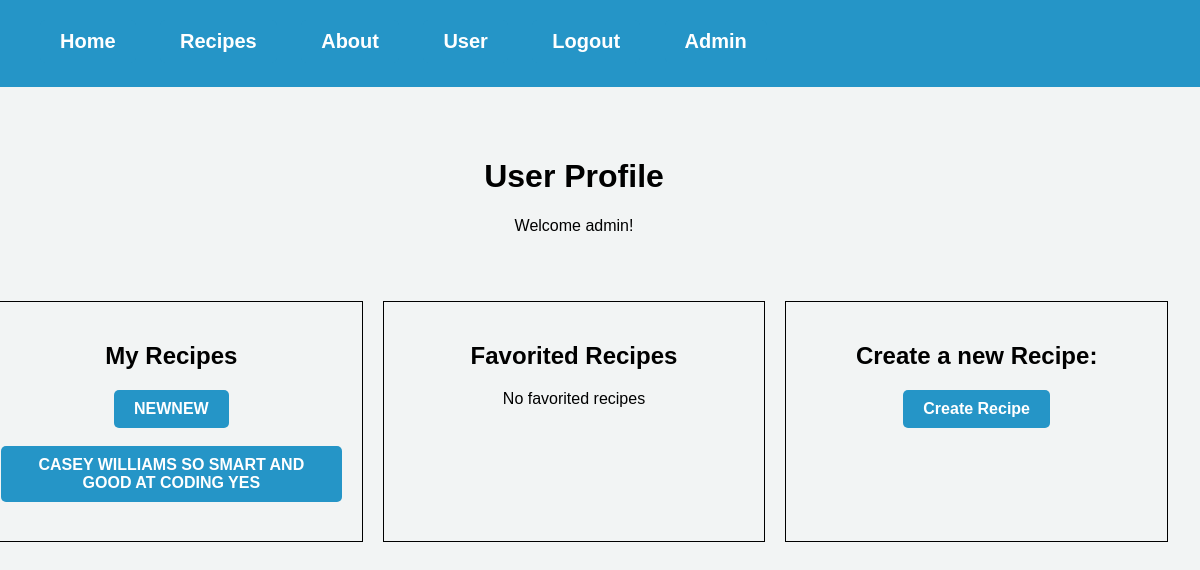
The page /user (signed in) on the database as committed earlier.
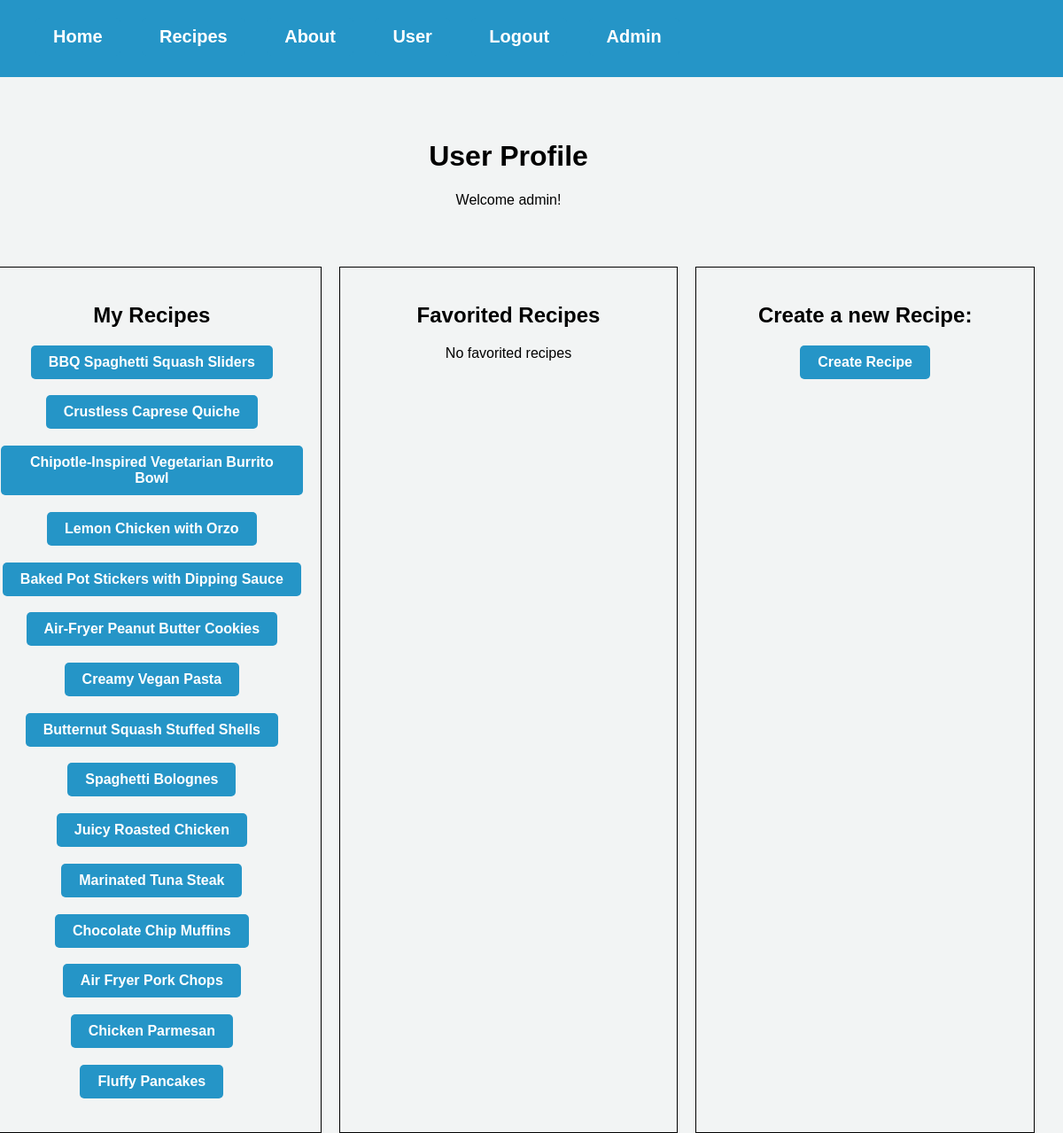
The same page on the database as committed later.
### website/models.py (models this page shows)
class User(db.Model, UserMixin):
    id = db.Column(db.Integer, primary_key=True)
    email = db.Column(db.String(150), unique=True)
    password = db.Column(db.String(150))
    first_name = db.Column(db.String(150))
    recipes = db.relationship('Recipe', backref='user', lazy=True)
    favorites = db.relationship('Recipe', secondary='favorites', backref=db.backref(
        'favorited_by', lazy='dynamic'))
    likes = db.relationship('Like', backref='user', lazy=True)

class Recipe(db.Model):
    id = db.Column(db.Integer, primary_key=True)
    user_id = db.Column(db.Integer, db.ForeignKey('user.id'), nullable=False)
    title = db.Column(db.String(128), nullable=False)
    description = db.Column(db.String(512), nullable=False)
    servings = db.Column(db.Integer, nullable=False)
    prep_time = db.Column(db.Integer, nullable=False)
    cook_time = db.Column(db.Integer, nullable=False)
    ingredients = db.relationship('Ingredient', backref='recipe', lazy=True, cascade='all, delete')
    instructions = db.relationship('Instruction', backref='recipe', lazy=True, cascade='all, delete')
    tags = db.relationship('Tags', backref='recipe', lazy=True, cascade='all, delete-orphan')
    comments = db.relationship('Comments', backref='recipe', lazy=True, cascade='all, delete-orphan')
    likes = db.Column(db.Integer, default=0)

### website/views.py (the view)
@views.route('/user', methods=['GET', 'POST'])
@login_required
def user():
    user = current_user
    user_recipes = Recipe.query.filter_by(user_id=user.id).all()
    return render_template("user.html", user=user, user_recipes=user_recipes)

### website/__init__.py (called while the page is built)
def create_app():
    app = Flask(__name__)
    app.config['SECRET_KEY'] = 'hjshjhdjah kjshkjdhjs'
    app.config['SQLALCHEMY_DATABASE_URI'] = f'sqlite:///{DB_NAME}'
    db.init_app(app)
    from .views import views
    from .auth import auth
    app.register_blueprint(views, url_prefix='/')
    app.register_blueprint(auth, url_prefix='/')
    from .models import User
    with app.app_context():
        db.create_all()
    login_manager = LoginManager()
    login_manager.login_view = 'auth.login'
    login_manager.init_app(app)
    @login_manager.user_loader
    def load_user(id):
        return User.query.get(int(id))
    return app

### website/templates/user.html (shortened to what this page needs)
{% extends "base.html" %}
{% block content %}
<link rel="stylesheet" type="text/css" href="{{ url_for('static', filename='user.css') }}">
<div class="user-content" align="center">
<div class="user-profile">
    <h1 text-align="center">User Profile</h1>
    <p align="center">Welcome {{ user.first_name }}!</p>
</div>
<div class="container">
    <div class="recipes">
        <h2>My Recipes</h2>
        {% for recipe in user_recipes %}
        <h3><a href="{{ url_for('views.recipe', recipe_id=recipe.id) }}">{{ recipe.title }}</a></h3>
        {% endfor %}
    </div>
    <div class="favorites">
        <h2>Favorited Recipes</h2>
        {% if user.favorites %}
        <ul>
            {% for recipe in user.favorites %}
            <li><a href="{{ url_for('views.recipe', recipe_id=recipe.id) }}">{{ recipe.title }}</a></li>
            {% endfor %}
        </ul>
        {% else %}
        <p>No favorited recipes</p>
        {% endif %}
    </div>
    <div class="create-recipe">
        <h2>Create a new Recipe:</h2>
        <a href="/createRecipe">Create Recipe</a>
    </div>
</div>
</div>
{% endblock %}

### website/templates/base.html (shortened to what this page needs)
<!DOCTYPE html>
<html>
<head>
</head>
<body>
  <nav class="topnav">
    <div class="topnav">
      {% if user.is_authenticated %}
      <a class="topnav" id="home" href="/">Home</a>
      <a class="topnav" id="recipes" href="/recipes">Recipes</a>
      <a class="topnav" id="about" href="/about">About</a>
      <a class="topnav" id="user" href="/user">User</a>
      <a class="topnav" id="logout" href="/logout">Logout</a>
      {% if user.is_authenticated and user.email == 'admin@platepal.com' %}
      <a class="topnav" id="admin" href="/admin">Admin</a>
      {% endif %}
      {% else %}
      <a class="topnav" id="home" href="/">Home</a>
      <a class="topnav" id="login" href="/login">Login</a>
      <a class="topnav" id="signUp" href="/sign-up">Sign Up</a>
      {% endif %}
    </div>
  </nav>
  <div class="container">{% block content %} {% endblock %}</div>
</body>
</html>

### website/static/user.css (style rules this page uses)
body { background-color: #F2F4F4; font-family: Arial, sans-serif; margin: 0; padding: 0; }
a { background-color: #2595C7; border-radius: 5px; color: white; display: inline-block; font-size: 16px; font-weight: bold; padding: 10px 20px; text-align: center; text-decoration: none; transition: background-color 0.3s ease-in-out; }
.topnav { background-color: #2595C7; overflow: hidden; padding: 10px 20px; }
.topnav a { color: #FFFFFF; font-size: 20px; text-decoration: none; margin-right: 20px; }
.container { display: grid; grid-template-columns: 1fr 1fr 1fr; grid-gap: 20px; margin-top: 50px; width: 99vw; justify-content: center; }
.recipes { grid-column: 1 / span 1; border: 1px solid black; padding: 20px; }
.favorites { grid-column: 2 / span 1; border: 1px solid black; padding: 20px; }
.create-recipe { grid-column: 3 / span 1; border: 1px solid black; padding: 20px; }
.user-content { display: flex; flex-direction: column; align-items: center; }

Rows that differ between the two databases and show on the page:
removed Recipe: title "NEWNEW"
removed Recipe: title "CASEY WILLIAMS SO SMART AND GOOD AT CODING YES"
added Recipe: title "BBQ Spaghetti Squash Sliders"
added Recipe: title "Crustless Caprese Quiche"
added Recipe: title "Chipotle-Inspired Vegetarian Burrito Bowl"
added Recipe: title "Lemon Chicken with Orzo"
added Recipe: title "Baked Pot Stickers with Dipping Sauce"
added Recipe: title "Air-Fryer Peanut Butter Cookies"
added Recipe: title "Creamy Vegan Pasta"
added Recipe: title "Butternut Squash Stuffed Shells"
added Recipe: title "Spaghetti Bolognes"
added Recipe: title "Juicy Roasted Chicken"
added Recipe: title "Marinated Tuna Steak"
added Recipe: title "Chocolate Chip Muffins"
added Recipe: title "Air Fryer Pork Chops"
added Recipe: title "Chicken Parmesan"
added Recipe: title "Fluffy Pancakes"
